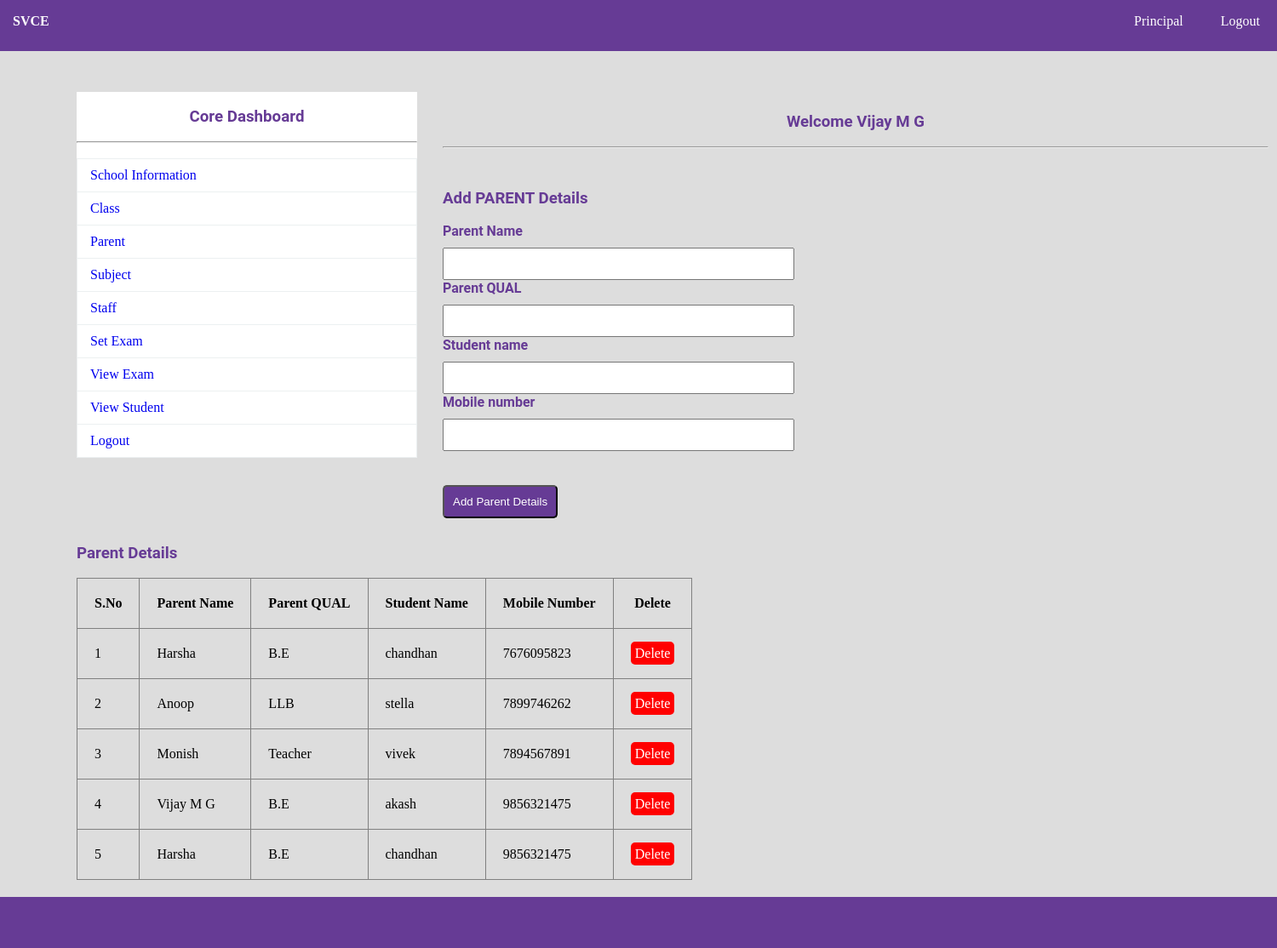
The app's page /add_sub1.php (signed in) with its own data.
### tables this page shows
CREATE TABLE `parent` (
  `PID` int(11) NOT NULL,
  `PNAME` varchar(150) NOT NULL,
  `PQUAL` varchar(100) NOT NULL,
  `STUDENT_NAME` varchar(30) NOT NULL,
  `MOBILE` bigint(10) NOT NULL
);

### add_sub1.php (the view, shortened to what this page needs)
<?php
	include"database.php";
?>
<!DOCTYPE html>
<html>
	<head>
		<link rel="stylesheet" type="text/css" href="css/style.css">
	</head>
	<body>
				<?php include"navbar.php";?><br>
			<div id="section">
					<?php include"sidebar.php";?><br><br><br>
					<h3 class="text">Welcome <?php echo $_SESSION["ANAME"]; ?></h3><br><hr><br>
					<div class="content1">
						<h3 > Add PARENT Details</h3><br>
						<form method="post" action="<?php echo $_SERVER["PHP_SELF"];?>">
						   <label>Parent Name</label><br>
						   <input type="text" name="pname" required class="input">
						   <label>Parent QUAL</label><br>
						   <input type="text" name="pqual" required class="input">
                            <label>Student name</label><br>
						   <input type="text" name="stud" required class="input">
                            <label>Mobile number</label><br>
						   <input type="text" name="mobile" required class="input">
						   <button type="submit" class="btn" name="submit">Add Parent Details</button>
						</form>
					</div>
				<div class="tbox" >
					<h3 style="margin-top:30px;"> Parent Details</h3><br>
					<table border="1px" >
						<tr>
							<th>S.No</th>
							<th>Parent Name</th>
							<th>Parent QUAL</th>
                            <th>Student Name</th>
                            <th>Mobile Number</th>
							<th>Delete</th>
						</tr>
						<?php
							$s="select * from parent";
							$res=$db->query($s);
							if($res->num_rows>0)
							{
								$i=0;
								while($r=$res->fetch_assoc())
								{
									$i++;
									echo "
										<tr>
										<td>{$i}</td>
										<td>{$r["PNAME"]}</td>
										<td>{$r["PQUAL"]}</td>
                                        <td>{$r["STUDENT_NAME"]}</td>
                                        <td>{$r["MOBILE"]}</td>
										<td><a href='sub_delete1.php?id={$r["PID"]}' class='btnr'>Delete</a></td>
										</tr>
									";
								}
							}
							else
							{
								echo "No Record Found";
							}
						?>
					</table>
				</div>
			</div>
				<?php include"footer.php";?>
	</body>
</html>

### css/style.css (style rules this page uses)
* { padding:0px; margin:0px; }
html { background:#dddddd; }
a { text-decoration:none; }
h1,h2,h3,h4,h5,h6,label { font-family:roboto; color:#663b95; }
.btn { border-radius:5px; padding:10px; background:#663b95; color:white; margin-top:40px; }
.btnr { border-radius:5px; padding:5px; background:#ff0000; color:white; }
.input { height:30px; width:90%; padding:2px; margin-top:10px; }
label { font-weight:bold; }
.content1 { margin-top:30px; }
.text { text-align:center; }
#section { height:auto; width:1400px; margin-left:90px; font-family:cambria; }
.content1 { margin-top:30px; height:auto; width:450px; float:left; }
.tbox { float:left; }
.tbox table { border-collapse:collapse; }
tr,td,th { padding:20px; }
table { border-collapse:collapse; }

### records on screen
parent: PNAME "Harsha", PQUAL "B.E", STUDENT_NAME "chandhan", MOBILE "7676095823"
parent: PNAME "Anoop", PQUAL "LLB", STUDENT_NAME "stella", MOBILE "7899746262"
parent: PNAME "Monish", PQUAL "Teacher", STUDENT_NAME "vivek", MOBILE "7894567891"
parent: PNAME "Vijay M G", PQUAL "B.E", STUDENT_NAME "akash", MOBILE "9856321475"
parent: PNAME "Harsha", PQUAL "B.E", STUDENT_NAME "chandhan", MOBILE "9856321475"

### other values on screen
$_SESSION["ANAME"] "Vijay M G"
